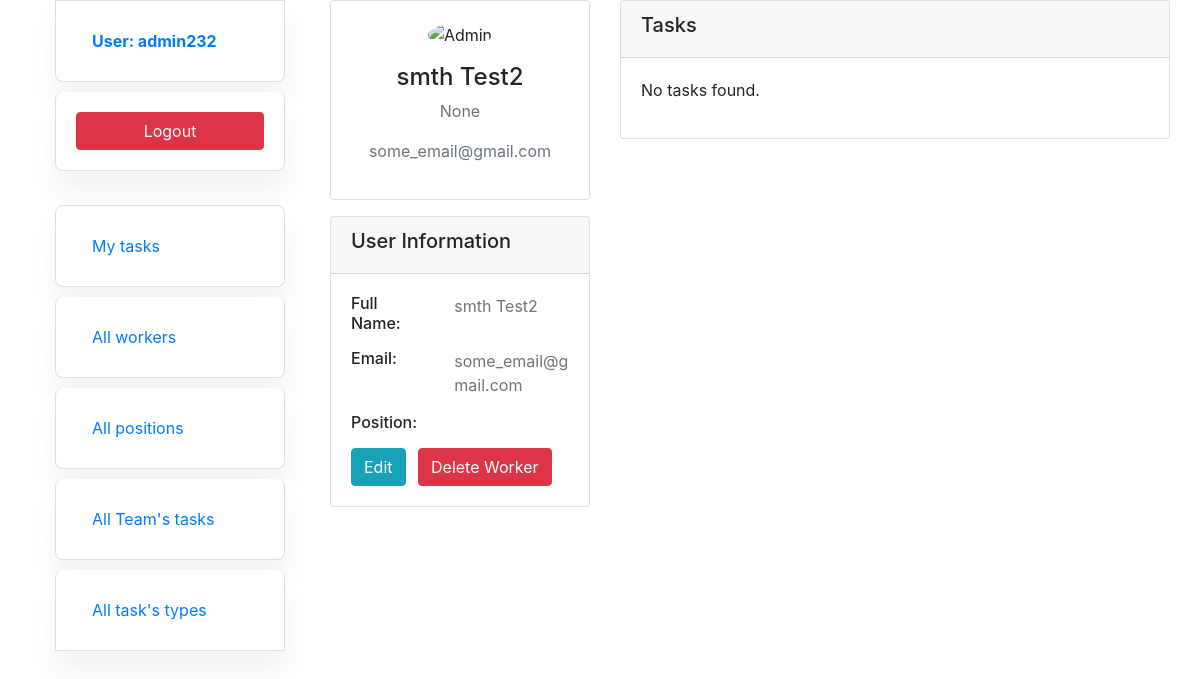
The page /workers/19/ (signed in) on the database its author committed.
### website/models.py (models this page shows, shortened)
class Worker(AbstractUser):
    position = models.ForeignKey(
        "Position",
        on_delete=models.CASCADE,
        related_name="workers",
        blank=True,
        null=True,
    )
    class Meta:
        verbose_name_plural = "workers"
        ordering = ["id"]

### website/views.py (the view)
# urls.py: path("workers/<int:pk>/", WorkerDetailView.as_view(), name="worker-detail"),
class WorkerDetailView(LoginRequiredMixin, generic.DetailView):
    model = Worker
    context_object_name = "worker_detail"
    template_name = "website/worker_detail.html"

### templates/website/worker_detail.html (shortened to what this page needs)
{% extends "website/base.html" %}
{% block content %}
<div class="container">
  <div class="main-body">
    <div class="row gutters-sm">
      <div class="col-md-4 mb-3">
        <div class="card">
          <div class="card-body">
            <div class="text-center">
              <img src="https://i0.wp.com/digitalhealthskills.com/wp-content/uploads/2022/11/3da39-no-user-image-icon-27.png?fit=500%2C500&ssl=1" alt="Admin" class="rounded-circle" width="150">
              <div class="mt-3">
                <h4>{{ worker_detail.first_name }} {{ worker_detail.last_name }}</h4>
                <p class="text-secondary">{{ worker_detail.position }}</p>
                <p class="text-muted font-size-sm">{{ worker_detail.email }}</p>
              </div>
            </div>
          </div>
        </div>
        <div class="card mt-3">
          <div class="card-header">
            <h5>User Information</h5>
          </div>
          <div class="card-body">
            <div class="row mb-3">
              <div class="col-sm-5">
                <h6 class="mb-0">Full Name:</h6>
              </div>
              <div class="col-sm-7 text-secondary">
                {{ worker_detail.first_name }} {{ worker_detail.last_name }}
              </div>
            </div>
            <div class="row mb-3">
              <div class="col-sm-5">
                <h6 class="mb-0">Email:</h6>
              </div>
              <div class="col-sm-7 text-secondary">
                {{ worker_detail.email }}
              </div>
            </div>
            <div class="row mb-3">
              <div class="col-sm-5">
                <h6 class="mb-0">Position:</h6>
              </div>
              <div class="col-sm-7 text-secondary">
              </div>
            </div>
            <div class="row">
              <div class="col-sm-12">
                <a class="btn btn-info mr-2" href="{% url 'website:worker-update' pk=worker_detail.id %}">
                  Edit
                </a>
                <a class="btn btn-danger" href="{% url 'website:worker-delete' pk=worker_detail.id %}">
                  Delete Worker
                </a>
              </div>
            </div>
          </div>
        </div>
      </div>
      <div class="col-md-8">
        <div class="card mb-3">
          <div class="card-header">
            <h5>Tasks</h5>
          </div>
          <div class="card-body">
            {% if worker_detail.tasks_assigned.all %}
            <ul class="list-group">
              {% for task in worker_detail.tasks_assigned.all %}
              <li class="list-group-item">
                <h6>{{ task.name }}</h6>
                <p class="text-muted mb-0">{{ task.description }}</p>
                <p class="text-muted mb-0"><strong>Deadline:</strong> {{ task.deadline }}</p>
                <p class="text-muted mb-0"><strong>Priority:</strong> {{ task.priority }}</p>
                <p class="text-muted mb-0"><strong>Task Type:</strong> {{ task.task_type }}</p>
              </li>
              {% endfor %}
            </ul>
            {% else %}
            <p>No tasks found.</p>
            {% endif %}
          </div>
        </div>
      </div>
    </div>
  </div>
</div>
{% endblock %}

### templates/includes/sidebar.html (shortened to what this page needs)
<ul class="sidebar-nav">
  {% if user.is_authenticated %}
    <li class="list-group-item user-info">
      <a href="{% url 'website:my-profile' %}" class="nav-link">
        <strong>User: {{ user.username }}</strong>
      </a>
    </li>
    <li class="list-group-item">
      <form action="{% url 'logout' %}" method="post">
        <button type="submit" class="btn btn-danger btn-block">Logout</button>
      </form>
    </li>
  {% endif %}
  <br>
  {% if user.id %}
    <li class="list-group-item">
      <a href="{% url "website:my-page" %}" class="nav-link">My tasks</a>
    </li>
  {% else %}
    <li class="list-group-item">
      <a href="{% url 'login' %}" class="nav-link">Login</a>
    </li>
  {% endif %}
  <li class="list-group-item">
    <a href="{% url 'website:workers-list' %}" class="nav-link">All workers</a>
  </li>
  <li class="list-group-item">
    <a href="{% url 'website:positions-list' %}" class="nav-link">All positions</a>
  </li>
  <li class="list-group-item">
    <a href="{% url 'website:tasks-list' %}" class="nav-link">All Team's tasks</a>
  </li>
  <li class="list-group-item">
    <a href="{% url 'website:task-type-list' %}" class="nav-link">All task's types</a>
  </li>
</ul>

### static/css/task_type_list.css (style rules this page uses)
.container { margin-top: 0; background: #ffffff; }
.list-group-item { box-shadow: 0 20px 27px 0 rgb(0 0 0 / 5%); margin-bottom: 10px; padding: 20px; border-radius: 0.5rem; }
a { text-decoration: none; }

### rows shown on the page
Worker: username "admin232"
Worker: first_name "smth", last_name "Test2", position "None", email "some_email@gmail.com"
